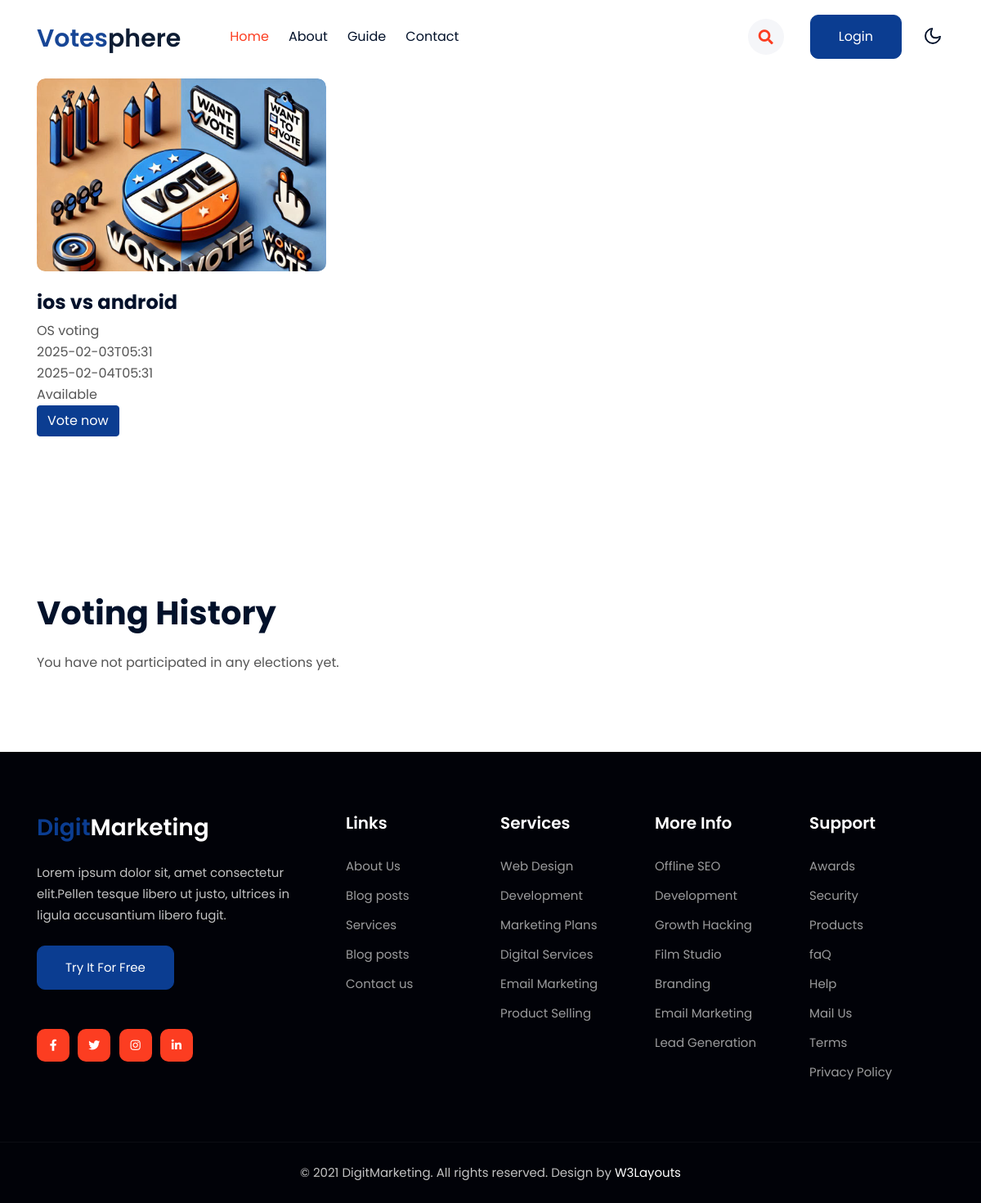
The page /available_elections/ (signed in) on the database its author committed.
### vote/models.py (models this page shows, shortened)
class Election(models.Model):
    election_officer = models.ForeignKey(ElectionOfficerReg, on_delete=models.CASCADE, related_name='elections')
    election_no = models.IntegerField(unique=True)
    name=models.CharField(max_length=20)
    start_time=models.CharField(max_length=20)
    end_time=models.CharField(max_length=20)
    description=models.CharField(max_length=200)
    status=models.CharField(max_length=20,choices=choice)

### vote/views.py (the view)
# urls.py: path('available_elections/', views.available_elections, name='available_elections'),
def available_elections(request):
    voter_username = request.session.get('cs')
    if not voter_username:
        return redirect('login')
    elections = Election.objects.all()  # Fetch all elections
    return render(request, 'available_elections.html', {'elections': elections})

### vote/templates/available_elections.html (shortened to what this page needs)
{% load static %}
<!doctype html>
<html lang="en">
<head>
    <link rel="stylesheet" href="{% static 'css/style-starter.css' %}">
</head>
<body>
    <header id="site-header" class="fixed-top">
        <div class="container">
            <nav class="navbar navbar-expand-lg navbar-light stroke py-lg-0">
                <h1><a class="navbar-brand pe-xl-5 pe-lg-4" href="index.html">
                        <span class="sublog">Votes</span>phere
                    </a></h1>
                <div class="collapse navbar-collapse" id="navbarScroll">
                    <ul class="navbar-nav me-lg-auto my-2 my-lg-0 navbar-nav-scroll">
                        <li class="nav-item">
                            <a class="nav-link active" aria-current="page" href={% url 'index' %}>Home</a>
                        </li>
                        <li class="nav-item">
                            <a class="nav-link" href="{% url 'about' %}">About</a>
                        </li>
						<li class="nav-item">
                            <a class="nav-link" href="{% url 'guide' %}">Guide</a>
                        </li>
                        <li class="nav-item">
                            <a class="nav-link" href="{% url 'contact' %}">Contact</a>
                        </li>
                    </ul>
                    <ul class="navbar-nav search-right mt-lg-0 mt-2">
                        <li class="nav-item" title="Search"><a href="#search" class="search-search">
                                <span class="fas fa-search" aria-hidden="true"></span></a></li>
                        <li class="nav-item me-lg-3"><a href="#gridsimg" class="phone-btn btn btn-primary btn-style d-none d-lg-block btn-style ms-2">Login</a></li>
                    </ul>
                </div>
                <div class="mobile-position">
                    <nav class="navigation">
                        <div class="theme-switch-wrapper">
                            <label class="theme-switch" for="checkbox">
                                <div class="mode-container">
                                    <i class="gg-moon"></i>
                                </div>
                            </label>
                        </div>
                    </nav>
                </div>
            </nav>
        </div>
    </header>
    <section class="w3l-img-grids" id="gridsimg">
        <div class="blog py-5" id="classes">
            <div class="container py-lg-5">
                <div class="row align-items-center">
                    {% if elections %}
                    {% for election in elections %}
                    <div class="col-lg-4 col-md-6 item mt-lg-0 mt-5">
                        <div class="w3img-grids-info">
                            <div class="w3img-grids-info-gd position-relative">
                                    <div class="page">
                                        <div class="photobox photobox_triangular photobox_scale-rotated">
                                            <div class="photobox__previewbox media-placeholder">
                                                <img class="img-fluid photobox__preview media-placeholder__media radius-image" src={% static 'images/votereg.png' %} alt="Profile Picture" alt="">
                                            </div>
                                        </div>
                                    </div>
                                <div class="w3img-grids-info-gd-content mt-4">
                                        <h4 class="mb-2">
                                            {{ election.name }}</h4>
                                    <p class="">{{ election.description }}</p>
                                    <p class="">{{ election.start_time }}</p>
                                    <p class="">{{ election.end_time }}</p>
                                    <p class="">{{ election.status }}</p>
                                    <a href="{% url 'voter_verify' %}" class="btn btn-primary">Vote now</a>
                                </div>
                            </div>
                        </div>
                    </div>
                {% endfor %}
                {% endif %}
                </div>
            </div>
        </div>
    </section>
    <section class="w3l-img-grids" id="gridsimg">
        <div class="blog py-5" id="classes">
            <div class="container py-lg-5">
                <h1 class="mb-4">Voting History</h1>
                <div class="row align-items-center">
                    {% if participated_elections %}
                    {% for election in participated_elections %}
                    <div class="col-lg-4 col-md-6 item mt-lg-0 mt-5">
                        <div class="w3img-grids-info">
                            <div class="w3img-grids-info-gd position-relative">
                                    <div class="page">
                                        <div class="photobox photobox_triangular photobox_scale-rotated">
                                            <div class="photobox__previewbox media-placeholder">
                                                <img class="img-fluid photobox__preview media-placeholder__media radius-image" src={% static 'images/officer.png' %} alt="Profile Picture" alt="">
                                            </div>
                                            <div class="photobox__info-wrapper">
                                                <div class="photobox__info"><span>#{{ election.election_no }}</span></div>
                                            </div>
                                        </div>
                                    </div>
                                <div class="w3img-grids-info-gd-content mt-4">
                                        <h4 class="mb-2">
                                            {{ election.name }}</h4>
                                    <p class="">{{ election.description }}</p>
                                    <p class="">{{ election.start_time }}</p>
                                    <p class="">{{ election.end_time }}</p>
                                    <p class="">{{ election.status }}</p>
                                    <p>You have already voted in this election.</p>
                                    <a href="{% url 'vote' election.id %}" class="btn btn-primary">Vote Now</a>
                                    <a href="{% url 'election_result' election.id %}" class="btn btn-primary">Check Result</a>
                                </div>
                            </div>
                        </div>
                    </div>
                {% endfor %}
                {% else %}
                    <p>You have not participated in any elections yet.</p>
                {% endif %}
                </div>
            </div>
        </div>
    </section>
    <section class="w3l-footer-29-main">
        <div class="footer-29 py-5">
            <div class="container py-lg-4">
                <div class="row footer-top-29">
                    <div class="col-lg-4 col-md-6 footer-list-29 footer-1 pe-lg-5">
                        <div class="footer-logo mb-4">
                            <h2><a class="navbar-brand" href="index.html">
                                    <span class="sublog">Digit</span>Marketing
                                </a></h2>
                        </div>
                        <p>Lorem ipsum dolor sit, amet consectetur elit.Pellen tesque libero ut justo, ultrices in ligula accusantium libero fugit.
                        </p>
                        <div class="w3l-two-buttons mt-4">
                            <a href="#trail" class="btn btn-primary btn-style"> Try it For Free </a>
                        </div>
                        <div class="main-social-footer-29 mt-5">
                            <a href="#facebook" class="facebook"><span class="fab fa-facebook-f"></span></a>
                            <a href="#twitter" class="twitter"><span class="fab fa-twitter"></span></a>
                            <a href="#instagram" class="instagram"><span class="fab fa-instagram"></span></a>
                            <a href="#linkedin" class="linkedin"><span class="fab fa-linkedin-in"></span></a>
                        </div>
                    </div>
                    <div class="col-lg-2 col-md-6 footer-list-29 footer-2 mt-sm-0 mt-5">
                        <ul>
                            <h6 class="footer-title-29">Links</h6>
                            <li><a href="about.html">About Us</a></li>
                            <li><a href="blog.html"> Blog posts</a></li>
                            <li><a href="services.html">Services</a></li>
                            <li><a href="blog.html"> Blog posts</a></li>
                            <li><a href="contact.html">Contact us</a></li>
                        </ul>
                    </div>
                    <div class="col-lg-2 col-md-6 footer-list-29 footer-3 mt-lg-0 mt-5">
                        <h6 class="footer-title-29">Services</h6>
                        <ul>
                            <li><a href="#traning">Web Design</a></li>
                            <li><a href="#traning">Development</a></li>
                            <li><a href="#traning">Marketing Plans</a></li>
                            <li><a href="#marketplace">Digital Services</a></li>
                            <li><a href="#experts">Email Marketing</a></li>
                            <li><a href="#platform">Product Selling</a></li>
                        </ul>
                    </div>
                    <div class="col-lg-2 col-md-6  footer-list-29 footer-4 mt-lg-0 mt-5">
                        <h6 class="footer-title-29">More Info</h6>
                        <ul>
                            <li><a href="#seo">Offline SEO</a></li>
                            <li><a href="#traning">Development</a></li>
                            <li><a href="#hack">Growth Hacking</a></li>
                            <li><a href="#studio">Film Studio</a></li>
                            <li><a href="#branding">Branding</a></li>
                            <li><a href="#experts">Email Marketing</a></li>
                            <li><a href="#marketplace">Lead Generation</a></li>
                        </ul>
                    </div>
                    <div class="col-lg-2 col-md-6  footer-list-29 footer-4 mt-lg-0 mt-5">
                        <h6 class="footer-title-29">Support</h6>
                        <ul>
                            <li><a href="#awards">Awards</a></li>
                            <li><a href="#secutiry">Security</a></li>
                            <li><a href="#proj">Products</a></li>
                            <li><a href="#efaq">faQ</a></li>
                            <li><a href="#help">Help</a></li>
                            <li><a href="#mail">Mail Us</a></li>
                            <li><a href="#terms">Terms
                                </a></li>
                            <li><a href="#policy">Privacy Policy</a></li>
                        </ul>
                    </div>
                </div>
            </div>
        </div>
        <section class="w3l-copyright text-center">
            <div class="container">
                <p class="copy-footer-29">© 2021 DigitMarketing. All rights reserved. Design by <a href="https://w3layouts.com/" target="_blank">
                        W3Layouts</a></p>
            </div>
        </section>
    </section>
</body>
</html>

### rows shown on the page
Election: name "ios vs android", description "OS voting", start_time "2025-02-03T05:31", end_time "2025-02-04T05:31", status "Available"
